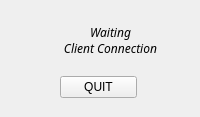
<?xml version="1.0" encoding="UTF-8"?>
<ui version="4.0">
 <class>ServerWaiting</class>
 <widget class="QWidget" name="ServerWaiting">
  <property name="geometry">
   <rect>
    <x>0</x>
    <y>0</y>
    <width>200</width>
    <height>117</height>
   </rect>
  </property>
  <property name="windowTitle">
   <string>Form</string>
  </property>
  <widget class="QLabel" name="label">
   <property name="geometry">
    <rect>
     <x>40</x>
     <y>10</y>
     <width>141</width>
     <height>61</height>
    </rect>
   </property>
   <property name="font">
    <font>
     <family>Narkisim</family>
     <italic>true</italic>
    </font>
   </property>
   <property name="text">
    <string>Waiting
Client Connection</string>
   </property>
   <property name="alignment">
    <set>Qt::AlignCenter</set>
   </property>
  </widget>
  <widget class="QWidget" name="layoutWidget">
   <property name="geometry">
    <rect>
     <x>60</x>
     <y>60</y>
     <width>77</width>
     <height>54</height>
    </rect>
   </property>
   <layout class="QVBoxLayout" name="verticalLayout">
    <item>
     <widget class="QPushButton" name="pushButton">
      <property name="text">
       <string>QUIT</string>
      </property>
     </widget>
    </item>
   </layout>
  </widget>
 </widget>
 <resources/>
 <connections/>
 <slots>
  <slot>ReceiveParameters(Qsrtingl)</slot>
 </slots>
</ui>
